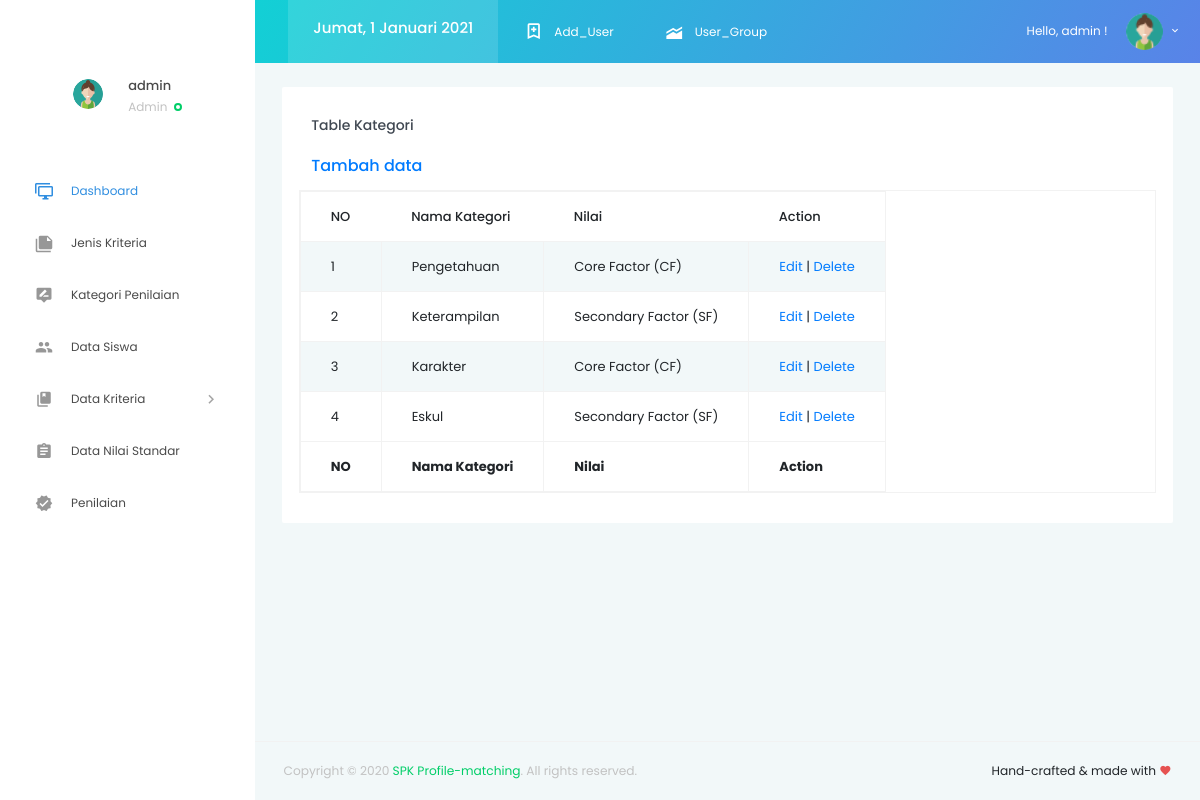
Page /kategori_penilaian/index.php (signed in) on the committed database.
### tables this page shows
CREATE TABLE `kategori_penilaian` (
  `id_kategori` int(12) NOT NULL,
  `nama_kategori` char(50) NOT NULL,
  `id_kriteria_kategori` int(12) NOT NULL
);

CREATE TABLE `jenis_kriteria` (
  `id_kriteria` int(12) NOT NULL,
  `nama_kriteria` char(50) NOT NULL,
  `nilai_kriteria` int(12) NOT NULL
);

### kategori_penilaian/index.php (the view, shortened to what this page needs)
<?php
	if($_SESSION['level'] == ""){
		header("location:../index.php?pesan=belum_login");
	}
	else if($_SESSION['level'] == "1"){
?>
<!DOCTYPE html>
<html lang="en">
<head>
  <link rel="stylesheet" href="../vendors/iconfonts/mdi/css/materialdesignicons.min.css">
  <link rel="stylesheet" href="../vendors/css/vendor.bundle.base.css">
  <link rel="stylesheet" href="../vendors/css/vendor.bundle.addons.css">
  <link rel="stylesheet" href="../public/css/style.css">
</head>
<body>
  <div class="container-scroller">
      <?php require "../partials/_navbar.php"; ?>
    <div class="container-fluid page-body-wrapper">
      <?php require "../partials/_sidebar.php"; ?>
      <div class="main-panel">
        <div class="content-wrapper">
        <div class="row">
        <div class="col-lg-12 grid-margin stretch-card">
          <div class="card">
            <div class="card-body">
              <h4 class="card-title">Table Kategori</h4>
              <h5 class="card-description">
                <a href="input.php">Tambah data</a>
              </h5>
				  <div class="m-form m-form--label-align-right m--margin-top-20 m--margin-bottom-30">
          <div class="row">
          <?php
					if($_SESSION['level'] == "1"){
          $sql = 'SELECT * FROM kategori_penilaian INNER JOIN jenis_kriteria ON id_kriteria_kategori=id_kriteria';
					}
					else{
						header('location:../error-404.php');
					}
				  $query = mysqli_query($conn, $sql);
          echo '<table id="example" class="table table-striped table-bordered table-responsive" style="width:100%">
            <thead>
			      <tr>
                <th>NO</th>
                <th>Nama Kategori</th>
                <th>Nilai</th>
                <th>Action</th>
            </tr>
            </thead>
                <tbody>';
                $no=1;
                      while ($row = mysqli_fetch_array($query)) {
                        echo "<tr>";
                        echo "<td>".$no."</td>";
                        echo "<td>".$row['nama_kategori']."</td>";
                        echo "<td>".$row['nama_kriteria']."</td>";
                        echo "<td align='center'><a href='form-edit.php?id_kategori=$row[id_kategori]'>Edit</a> | <a href='delete.php?id_kategori=$row[id_kategori]'>Delete</a></td></tr>";
                      $no++;
                      }
                      echo '
              </tbody>
              <tfoot>
                <tr>
                  <th>NO</th>
                  <th>Nama Kategori</th>
                  <th>Nilai</th>
                  <th>Action</th>
                </tr>
            </tfoot>
            </table>';
                      ?>
                  </div>
                  </div>
                </div>
              </div>
            </div>
        </div>
        </div>
        <?php require "../partials/_fotter.php"; ?>
      </div>
    </div>
  </div>
</body>
<?php
}
	else{
		header("location:../error-404.php");
	}
?>
</html>

### kategori_penilaian/index.php (style rules this page uses)
table { width:100%; }

### rows in the picture
kategori_penilaian: nama_kategori "Pengetahuan", jenis_kriteria.nama_kriteria "Core Factor (CF)"
kategori_penilaian: nama_kategori "Keterampilan", jenis_kriteria.nama_kriteria "Secondary Factor (SF)"
kategori_penilaian: nama_kategori "Karakter", jenis_kriteria.nama_kriteria "Core Factor (CF)"
kategori_penilaian: nama_kategori "Eskul", jenis_kriteria.nama_kriteria "Secondary Factor (SF)"

### other values in the picture
$_SESSION['nama_user'] "admin"
$level[$leveluser] "Admin"
